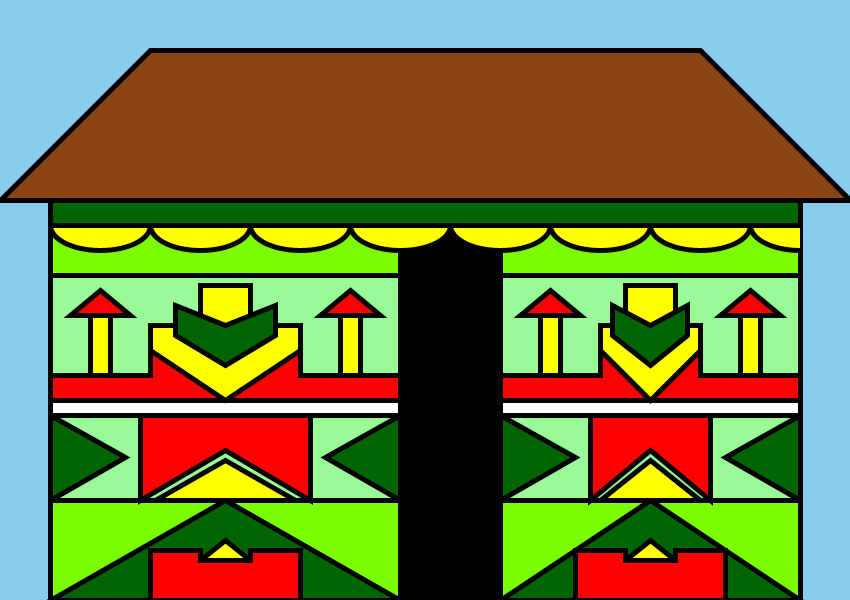
Frame 1 (no input)
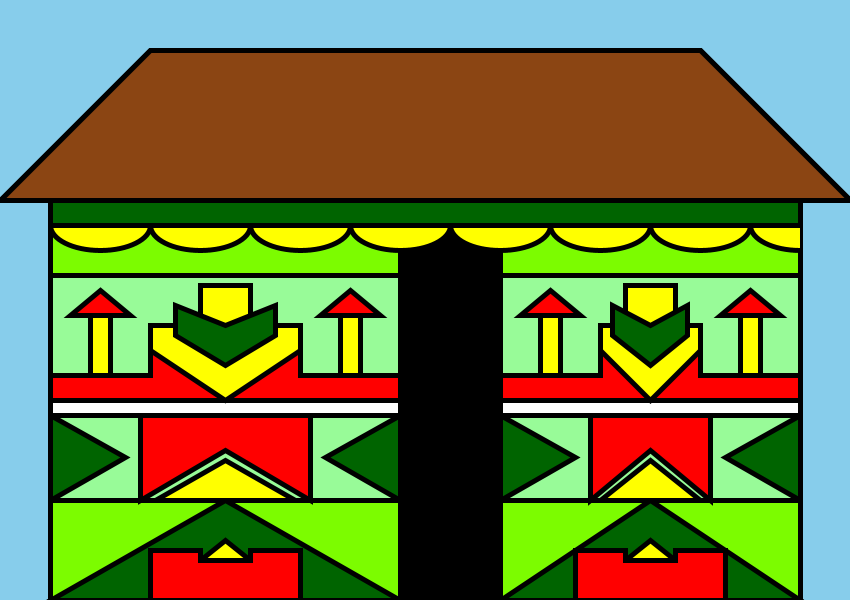
Frame 2 (the mouse pressed at the canvas centre, redrawn once)

The Processing sketch that drew these frames (run headless with seeded random() and noise(); the mouse was pressed at the canvas centre and the sketch redrawn once):

// Processing sketch: Ndebele
// ── Ndebele.pde

void setup() {
  size(850, 600);
  smooth();
  noLoop();
  background(135, 205, 235);
  strokeWeight(5);
}

void draw() {
  // draw house
  // front
  fill(152, 251, 152);
  rect(50, 200, 750, 400);
  fill(124, 252, 0);
  rect(50, 225, 750, 50);

  // roof
  fill(139, 69, 19);
  quad(0, 200, 850, 200, 700, 50, 150, 50);
  // Door
  fill(0);
  rect(400, 225, 100, 375);
  
  // white line in middle
  fill(255);
  rect(50, 400, 350, 15);
  
  rect(500, 400, 300, 15);
  
  // bottom panel
  //fill(152, 251, 152);
  fill(124, 252, 0);
  rect(50, 500, 350, 100);
  rect(500, 500, 300, 100);
  
  // bottom panel triangle
  fill(0, 100, 0);
  triangle(50, 600, 225, 500, 400, 600);
  triangle(500, 600, 650, 500, 800, 600);
  
  fill(255, 255, 0);
  triangle(150, 600, 225, 540, 300, 600);
  triangle(575, 600, 650, 540, 725, 600);
  
  fill(255, 0, 0);
  beginShape();
  vertex(150, 600);
  vertex(150, 550);
  vertex(200, 550);
  vertex(200, 560);
  vertex(250, 560);
  vertex(250, 550);
  vertex(300, 550);
  vertex(300, 600);
  endShape(CLOSE);
  
    beginShape();
  vertex(575, 600);
  vertex(575, 550);
  vertex(625, 550);
  vertex(625, 560);
  vertex(675, 560);
  vertex(675, 550);
  vertex(725, 550);
  vertex(725, 600);
  endShape(CLOSE);
  // end of bottom panel
  
  // middle panel
  fill(0, 100, 0);
  triangle(50, 415, 125, 457, 50, 500);
  triangle(400, 415, 325, 457, 400, 500);
  
  triangle(500, 415, 575, 457, 500, 500);
  triangle(800, 415, 725, 457, 800, 500);
  
  fill(255, 0, 0);
  beginShape();
  vertex(140, 415);
  vertex(140, 500);
  vertex(225, 450);
  vertex(310, 500);
  vertex(310, 415);
  endShape(CLOSE);
  
   beginShape();
  vertex(590, 415);
  vertex(590, 500);
  vertex(650, 450);
  vertex(710, 500);
  vertex(710, 415);
  endShape(CLOSE);
  
  fill(255, 255, 0);
  triangle(155, 500, 225, 460, 295, 500);
  triangle(600, 500, 650, 460, 700, 500);
  //end of middle panel
  
  // top panel
//  fill(173, 216, 230);
//  rect(50, 275, 350, 125);
//  rect(500, 275, 300, 125);
  
  fill(255, 0, 0);
  beginShape();
  vertex(50, 400);
  vertex(50, 375);
  vertex(150, 375);
  vertex(150, 325);
  vertex(300, 325);
  vertex(300, 375);
  vertex(400, 375);
  vertex(400, 400);
  endShape(CLOSE);
  
    beginShape();
  vertex(500, 400);
  vertex(500, 375);
  vertex(600, 375);
  vertex(600, 325);
  vertex(700, 325);
  vertex(700, 375);
  vertex(800, 375);
  vertex(800, 400);
  endShape(CLOSE);
  
  fill(255, 255, 0);
  rect(90, 315, 20, 60);
  rect(340, 315, 20, 60);
  
  rect(540, 315, 20, 60);
  rect(740, 315, 20, 60);
  
  fill(255, 0, 0);
  
  triangle(70, 315, 100, 290, 130, 315);
  triangle(320, 315, 350, 290, 380, 315);
  
   triangle(520, 315, 550, 290, 580, 315);
  triangle(720, 315, 750, 290, 780, 315);
  
  fill(255, 255, 0);
  rect(200, 285, 50, 40);
  rect(625, 285, 50, 40);
  
  fill(255, 255, 0);
  beginShape();
  vertex(150, 350);
  vertex(225, 400);
  vertex(300, 350);
  vertex(300, 325);
  vertex(150, 325);
  endShape(CLOSE);
  
  beginShape();
  vertex(600, 350);
  vertex(650, 400);
  vertex(700, 350);
  vertex(700, 325);
  vertex(600, 325);
  endShape(CLOSE);
  
  fill(0, 100, 0);
  beginShape();
  vertex(225, 325);
  vertex(175, 305);
  vertex(175, 335);
  vertex(225, 365);
  vertex(275, 335);
  vertex(275, 305);
  endShape(CLOSE);
  
  beginShape();
  vertex(650, 325);
  vertex(612, 305);
  vertex(612, 335);
  vertex(650, 365);
  vertex(687, 335);
  vertex(687, 305);
  endShape(CLOSE);
  //end of top panel
  
  // arcs
  
  fill(255, 255, 0);
  arc(100, 225, 100, 50, 0, PI);
  arc(200, 225, 100, 50, 0, PI);
  arc(300, 225, 100, 50, 0, PI);
  arc(400, 225, 100, 50, 0, PI);
  arc(500, 225, 100, 50, 0, PI);
  arc(600, 225, 100, 50, 0, PI);
  arc(700, 225, 100, 50, 0, PI);
  arc(800, 225, 100, 50, PI/2, PI);
  
  // just below roof
  fill(0, 100, 0);
  rect(50, 200, 750, 25);
}
